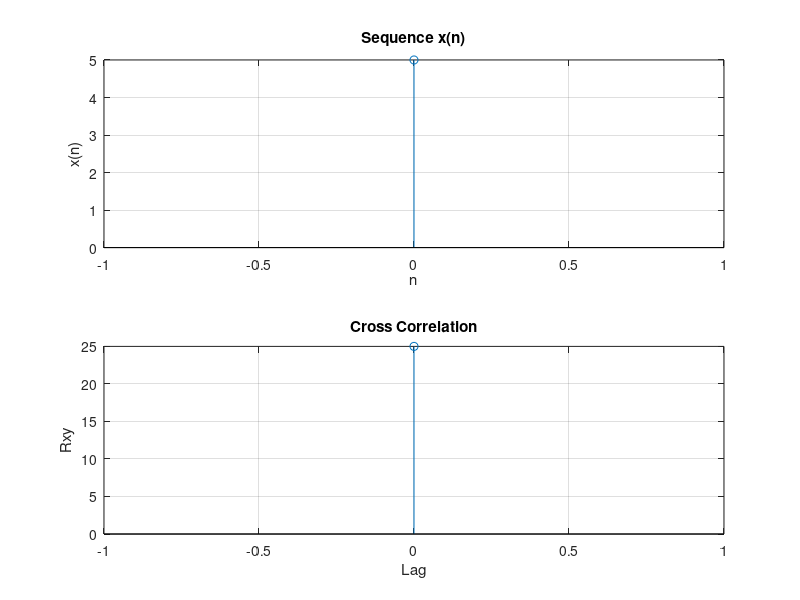

MATLAB code for this plot:
clc;
clear all;
close all;

x = input('Enter the Sequence x(n) = ');
y = input('Enter the Sequence y(n) = ');

N = length(x);

% Lag range
lags = -(N-1):(N-1);

% Cross-correlation
rxy = zeros(1, 2*N-1);

for k = 1:length(lags)

    l = lags(k);
    sum_value = 0;

    for n = 1:N
        m = n + l;
        if m >= 1 && m <= N
            sum_value = sum_value + x(n) * y(m);
        endif
    endfor
    rxy(k) = sum_value;
endfor

disp('Cross Correlation is = ');
disp(rxy);

disp('Lag is = ');
disp(lags);

subplot(2,1,1);
stem(0:N-1, x);
xlabel('n');
ylabel('x(n)');
title('Sequence x(n)');
grid on;

subplot(2,1,2);
stem(lags, rxy);
xlabel('Lag');
ylabel('Rxy');
title('Cross Correlation');
grid on;
